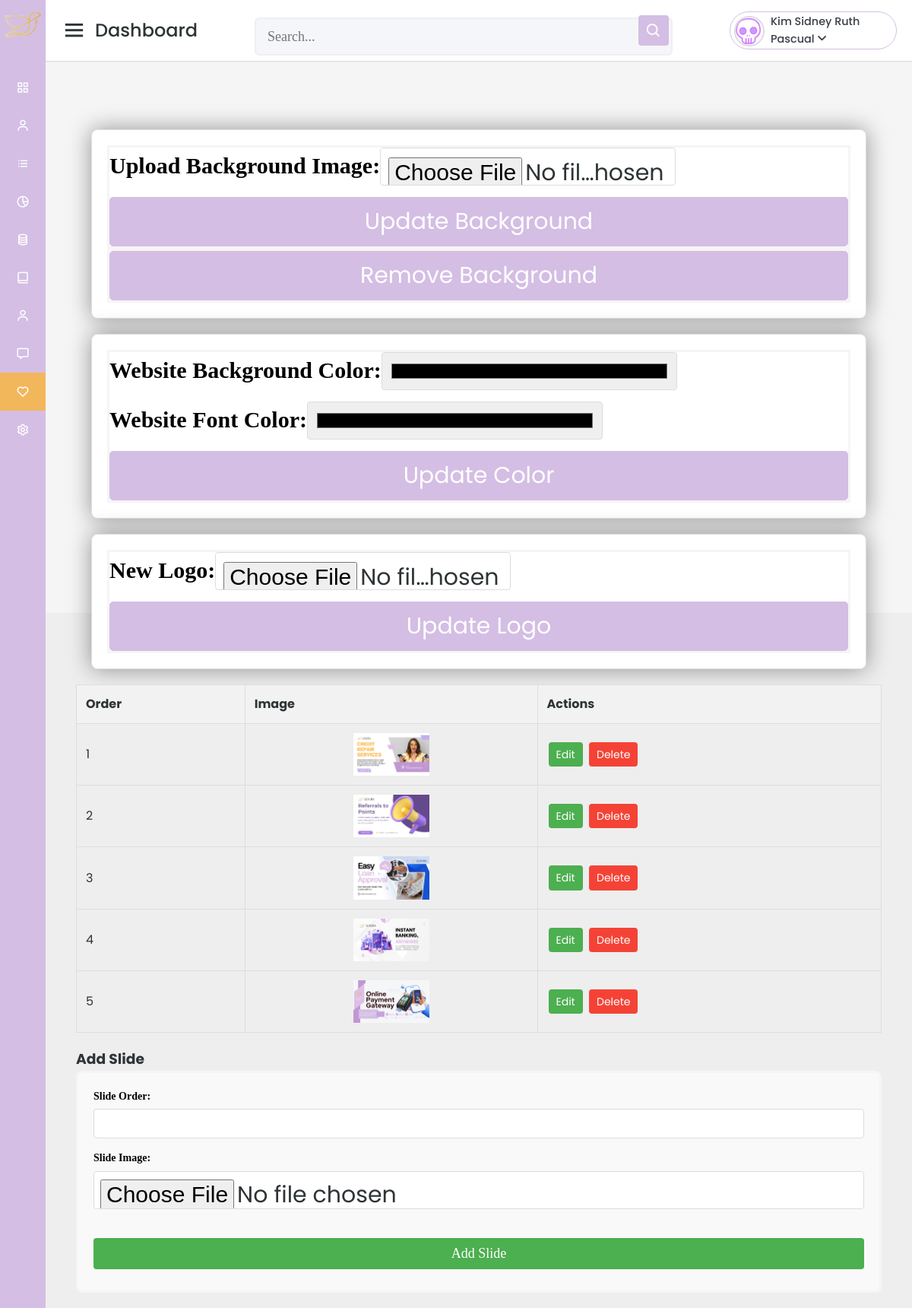
Screenshot of /admin-customerPageEdit.php (signed in) with the database file from the repository.
### tables this page shows
CREATE TABLE `homepage` (
  `slide_id` int(11) NOT NULL,
  `slide_image` varchar(100) NOT NULL,
  `slide_order` int(11) NOT NULL,
  `logo_image` varchar(255) NOT NULL,
  `background_image` varchar(255) NOT NULL,
  `website_color` varchar(100) NOT NULL,
  `font_color` varchar(40) NOT NULL DEFAULT '#000000'
);

### admin-customerPageEdit.php (the view, shortened to what this page needs)
<?php
include "connection.php";
$id = $_SESSION['id'];
$query = "SELECT * FROM admin WHERE id = '$id'";
$result = mysqli_query($con, $query);
if (mysqli_num_rows($result) > 0) {
    $adminData = mysqli_fetch_assoc($result);
    $adminImage = $adminData['image'] ? 'uploaded_img/' . $adminData['image'] : 'default_user.png';
} else {
    exit('User not found.');
}
$name = $_SESSION['name'];
$slides = $con->query("SELECT * FROM homepage ORDER BY slide_order ASC");
?>
<!DOCTYPE html>
<html lang="en" dir="ltr">
  <head>
    <link rel="stylesheet" href="admin-dash.css" />
    <link rel="stylesheet" href="dropdown.css">
    <link rel="stylesheet" href="customer_add_style.css">
    <link href="https://unpkg.com/boxicons@2.0.7/css/boxicons.min.css" rel="stylesheet" />
    <link
      rel="stylesheet"
      href="https://cdnjs.cloudflare.com/ajax/libs/font-awesome/6.2.1/css/all.min.css"
    />
  </head>
  <body>
    <div class="sidebar">
      <div class="logo-details">
        <span class="logo_name"><div id="kim" style="text-align: center; margin-bottom: 20px; margin-top:10px">
                        </div></span>
      </div>
      <ul class="nav-links">
        <li>
          <a href="admin-dash.php" >
            <i class="bx bx-grid-alt"></i>
            <span class="links_name">Dashboard</span>
          </a>
        </li>
        <li>
          <a href="#">
            <i class="bx bx-user"></i>
            <span class="links_name">Accounts</span>
          </a>
        </li>
        <li>
          <a href="#">
            <i class="bx bx-list-ul"></i>
            <span class="links_name">Walk-In</span>
          </a>
        </li>
        <li>
          <a href="#">
            <i class="bx bx-pie-chart-alt-2"></i>
            <span class="links_name">Pointing System</span>
          </a>
        </li>
        <li>
          <a href="#">
            <i class="bx bx-coin-stack"></i>
            <span class="links_name">Offers</span>
          </a>
        </li>
        <li>
          <a href="#">
            <i class="bx bx-book-alt"></i>
            <span class="links_name">Announcements</span>
          </a>
        </li>
        <li>
          <a href="#">
            <i class="bx bx-user"></i>
            <span class="links_name">Reports</span>
          </a>
        </li>
        <li>
          <a href="#">
            <i class="bx bx-message"></i>
            <span class="links_name">Payment History</span>
          </a>
        </li>
        <li>
          <a href="admin-customerPageEdit.php" class="active">
            <i class="bx bx-heart"></i>
            <span class="links_name">Customer Page</span>
          </a>
        </li>
        <li>
          <a href="#">
            <i class="bx bx-cog"></i>
            <span class="links_name">Account Settings</span>
          </a>
        </li>
      </ul>
    </div>
    <section class="home-section">
      <nav>
        <div class="sidebar-button">
          <i class="bx bx-menu sidebarBtn"></i>
          <span class="dashboard">Dashboard</span>
        </div>
        <div class="search-box">
          <input type="text" placeholder="Search..." />
          <i class="bx bx-search"></i>
        </div>
        <div class="profile-dropdown">
        <div onclick="toggle()" class="profile-dropdown-btn">
            <div class="profile-img">
            <img src="<?php echo htmlspecialchars($adminImage); ?>" alt="Profile Image">
        </div>
          <span
            ><?php echo htmlspecialchars($name); ?>
            <i class="fa-solid fa-angle-down"></i>
          </span>
        </div>
</nav>
      <div class="home-content">
<div class="container">
<div class="bg-updater">
<form action="update_bg.php" method="post" enctype="multipart/form-data">
    <label for="background">Upload Background Image:</label>
    <input type="file" name="background_image" accept="image/*"><br>
    <input type="submit" value="Update Background" onclick="validatePassword(this.form)">
</form>
<form action="remove_background.php" method="post">
    <input type="submit" value="Remove Background" onclick="validatePassword(this.form)">
</form>
</div>
<div class="color-updater">
    <form action="update_color.php" method="post">
        <label for="background_color">Website Background Color:</label>
        <input type="color" name="background_color"><br>
        <label for="font_color">Website Font Color:</label>
        <input type="color" name="font_color"><br>
        <input type="submit" value="Update Color" onclick="validatePassword(this.form)">
    </form>
</div>
<div class="logo-updater">
<form action="admin-customerPageEdit.php" method="post" enctype="multipart/form-data">
    <label for="logo">New Logo:</label>
    <input type="file" name="logo" accept="image/*"><br>
    <input type="submit" name="update_logo" value="Update Logo" onclick="validatePassword(this.form)">
</form>
</div>
    <table class="slideshow-table">
        <thead>
            <tr>
                <th>Order</th>
                <th>Image</th>
                <th>Actions</th>
            </tr>
        </thead>
        <tbody>
            <?php
            $slides->data_seek(0);
            while ($row = $slides->fetch_assoc()):
            ?>
                <tr>
                    <td><?php echo $row['slide_order']; ?></td>
                    <td><img src="<?php echo $row['slide_image']; ?>" alt="Slide Image" class="slideshow-image"></td>
                    <td>
                        <a href="admin-customerPageEdit.php?edit=<?php echo $row['slide_id']; ?>" class="action-link edit" onclick="validatePassword(this.form)">Edit</a>
                        <a href="admin-customerPageEdit.php?delete=<?php echo $row['slide_id']; ?>" onclick="return confirm('Are you sure you want to delete this slide?')" class="action-link delete">Delete</a>
                    </td>
                </tr>
            <?php endwhile; ?>
        </tbody>
    </table>
    <h3><?php echo isset($_GET['edit']) ? 'Edit Slide' : 'Add Slide'; ?></h3>
    <form action="admin-customerPageEdit.php" method="POST" enctype="multipart/form-data" class="slide-form">
        <div class="form-group">
            <label for="slide_order">Slide Order:</label>
            <input type="number" name="slide_order" id="slide_order" value="<?php echo isset($slide['slide_order']) ? $slide['slide_order'] : ''; ?>" required>
        </div>
        <div class="form-group">
            <label for="slide_image">Slide Image:</label>
            <input type="file" name="slide_image" id="slide_image" <?php echo isset($slide) ? '' : 'required'; ?>>
        </div>
        <button type="submit" class="submit-btn"><?php echo isset($slide) ? 'Update Slide' : 'Add Slide'; ?></button>
    </form>
</div>
    </section>
  </body>
</html>

### admin-dash.css (style rules this page uses)
* { margin: 0; padding: 0; box-sizing: border-box; font-family: 'Poppins', sans-serif; }
.sidebar { position: fixed; height: 100%; width: 240px; background: #D4BEE4; transition: all 0.5s ease; }
.sidebar .logo-details { height: 80px; display: flex; align-items: center; }
.sidebar .logo-details .logo_name { color: #fff; font-size: 24px; font-weight: 500; }
.sidebar .nav-links { margin-top: 10px; }
.sidebar .nav-links li { position: relative; list-style: none; height: 50px; }
.sidebar .nav-links li a { height: 100%; width: 100%; display: flex; align-items: center; text-decoration: none; transition: all 0.4s ease; }
.sidebar .nav-links li a.active { background: #F3B75B; }
.sidebar .nav-links li i { min-width: 60px; text-align: center; font-size: 18px; color: #fff; }
.sidebar .nav-links li a .links_name { color: #fff; font-size: 15px; font-weight: 400; white-space: nowrap; }
.home-section { position: relative; background: #f5f5f5; min-height: 100vh; width: calc(100% - 240px); left: 240px; transition: all 0.5s ease; line-height: 1.6; }
.home-section nav { display: flex; justify-content: space-between; height: 80px; background: #fff; display: flex; align-items: center; position: fixed; width: calc(100% - 240px); left: 240px; z-index: 100; padding: 0 20px; box-shadow: 0 1px 1px rgba(0, 0, 0, 0.1); transition: all 0.5s ease; top:0; }
.home-section nav .sidebar-button { display: flex; align-items: center; font-size: 24px; font-weight: 500; }
nav .sidebar-button i { font-size: 35px; margin-right: 10px; }
.home-section nav .search-box { position: relative; height: 50px; max-width: 550px; width: 100%; margin: 0 20px; }
nav .search-box input { height: 100%; width: 100%; outline: none; background: #F5F6FA; border: 2px solid #EFEEF1; border-radius: 6px; font-size: 18px; padding: 0 15px; }
nav .search-box .bx-search { position: absolute; height: 40px; width: 40px; background: #D4BEE4; right: 5px; top: 50%; transform: translateY(-50%); border-radius: 4px; line-height: 40px; text-align: center; color: #fff; font-size: 22px; transition: all 0.4 ease; }
.home-section .home-content { position: relative; padding-top: 104px; }
:root { --primary-color: #6c5ce7; --secondary-color: #ff7675; --background-color: #f5f6fa; --text-color: #2d3436; --card-background: #ffffff; }
* { margin: 0; padding: 0; box-sizing: border-box; }
body { font-family: 'Inter', sans-serif; background-color: var(--background-color); color: var(--text-color); }
@media (max-width: 1240px) { .sidebar { width: 60px; } }
@media (max-width: 1240px) { .home-section { width: calc(100% - 60px); left: 60px; } }
@media (max-width: 1240px) { .home-section nav { width: calc(100% - 60px); left: 60px; } }

### customer_add_style.css (style rules this page uses)
form { border: 3px solid #f5f5f5; width: inherit; margin-left: 0px; }
label { display: block; float: left; color: #212121; font-family: OpenSans-Bold; font-size: 20px; }
input[type=text], input[type=password] { font-family: Roboto-Regular; color: #212121; font-size: 24px; width: auto; margin: 8px 0; padding: 1px 1px; border: 0; border-bottom: 1px solid #212121; box-sizing: border-box; background-color: transparent; }
.container { margin-top: 20px; margin-left: 20px; margin-right: 20px; float:left; display: inline-block; }
button { font-family: OpenSans-Regular; font-size: 18px; background-color: #D4BEE4; color: white; padding: 14px 20px; margin: 8px 0; border: none; cursor: pointer; width: 100%; border-radius: 3px; }

### rows the page displays
homepage: slide_order "1", slide_image (picture)
homepage: slide_order "2", slide_image (picture)
homepage: slide_order "3", slide_image (picture)
homepage: slide_order "4", slide_image (picture)
homepage: slide_order "5", slide_image (picture)

### other values shown
$name "Kim Sidney Ruth Pascual"
